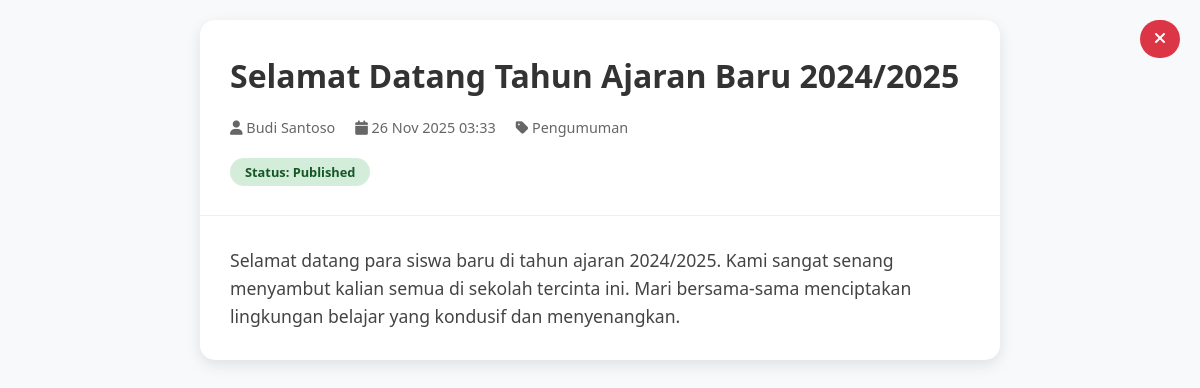
/artikel_pengunjung.php?id=1, run on the app's committed database.
### tables this page shows
CREATE TABLE IF NOT EXISTS artikel (
    id INT AUTO_INCREMENT PRIMARY KEY,
    judul VARCHAR(255) NOT NULL,
    konten TEXT NOT NULL,
    foto VARCHAR(255),
    kategori VARCHAR(100),
    author_id INT NOT NULL,
    status ENUM('draft', 'published', 'rejected') DEFAULT 'draft',
    rejection_reason TEXT,
    created_at TIMESTAMP DEFAULT CURRENT_TIMESTAMP,
    updated_at TIMESTAMP DEFAULT CURRENT_TIMESTAMP ON UPDATE CURRENT_TIMESTAMP,
    FOREIGN KEY (author_id) REFERENCES users(id) ON DELETE CASCADE
);

CREATE TABLE IF NOT EXISTS users (
    id INT AUTO_INCREMENT PRIMARY KEY,
    nama VARCHAR(100) NOT NULL,
    email VARCHAR(100) UNIQUE NOT NULL,
    password VARCHAR(255) NOT NULL,
    role ENUM('admin', 'guru', 'siswa') NOT NULL,
    created_at TIMESTAMP DEFAULT CURRENT_TIMESTAMP
);

### artikel_pengunjung.php (the view, shortened to what this page needs)
<?php
include 'config.php';
$article_id = $_GET['id'] ?? 0;
$result = mysqli_query($conn, "SELECT a.*, u.nama FROM artikel a LEFT JOIN users u ON a.author_id = u.id WHERE a.id = $article_id");
$article = mysqli_fetch_assoc($result);
?>
<!DOCTYPE html>
<html lang="id">
<head>
    <link href="https://cdnjs.cloudflare.com/ajax/libs/font-awesome/6.0.0/css/all.min.css" rel="stylesheet">
</head>
<body>
    <button class="close-btn" onclick="closeWindow()">
        <i class="fas fa-times"></i>
    </button>
    <div class="container">
        <div class="article-header">
            <h1 class="article-title"><?php echo htmlspecialchars($article['judul']); ?></h1>
            <div class="article-meta">
                <span><i class="fas fa-user"></i> <?php echo htmlspecialchars($article['nama'] ?? 'Unknown'); ?></span>
                <span><i class="fas fa-calendar"></i> <?php echo date('d M Y H:i', strtotime($article['created_at'])); ?></span>
                <?php if (!empty($article['kategori'])): ?>
                    <span><i class="fas fa-tag"></i> <?php echo htmlspecialchars($article['kategori']); ?></span>
                <?php endif; ?>
            </div>
            <div>
                <span class="status-badge status-<?php echo $article['status']; ?>">
                    Status: <?php echo ucfirst($article['status']); ?>
                </span>
            </div>
        </div>
        <div class="article-content">
            <div class="article-text"><?php echo htmlspecialchars($article['konten']); ?></div>
        </div>
    </div>
</body>
</html>

### artikel_pengunjung.php (style rules this page uses)
* { margin: 0; padding: 0; box-sizing: border-box; }
body { font-family: 'Segoe UI', Tahoma, Geneva, Verdana, sans-serif; background: #f8f9fa; line-height: 1.6; }
.container { max-width: 800px; margin: 20px auto; background: white; border-radius: 15px; box-shadow: 0 5px 15px rgba(0,0,0,0.1); overflow: hidden; }
.article-header { padding: 30px; border-bottom: 1px solid #eee; }
.article-title { font-size: 2rem; font-weight: 700; color: #333; margin-bottom: 15px; }
.article-meta { display: flex; gap: 20px; color: #666; font-size: 0.9rem; margin-bottom: 20px; }
.status-badge { padding: 5px 15px; border-radius: 20px; font-size: 0.8rem; font-weight: 600; }
.status-published { background: #d4edda; color: #155724; }
.article-content { padding: 30px; }
.article-text { font-size: 1.1rem; color: #444; white-space: pre-wrap; }
.close-btn { position: fixed; top: 20px; right: 20px; background: #dc3545; color: white; border: none; padding: 10px 15px; border-radius: 50px; cursor: pointer; font-size: 1rem; z-index: 1000; }

### data on the page
artikel: judul "Selamat Datang Tahun Ajaran Baru 2024/2025", author.nama "Budi Santoso", created_at "26 Nov 2025 03:33", kategori "Pengumuman", status "Published", konten "Selamat datang para siswa baru di tahun ajaran 2024/2025. Kami sangat senang menyambut kalian semua di sekolah tercinta ini. Mari bersama-sama menciptakan lingkungan belajar yang kondusif dan menyenangkan."
